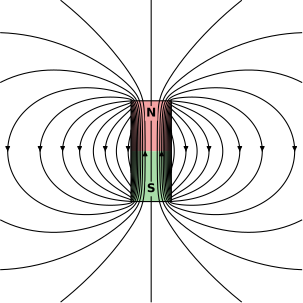

Source code (Python):
# -*- coding: utf-8 -*-
"""
Lignes de champ magnétique d'un aimant droit cylindrique, d'aimantation uniforme
dirigée vers le haut, dans un plan contenant son axe (Oy) : l'aimant y apparaît
comme un rectangle, pôle nord en haut. Expression analytique, voir lib.py.
Produit aimant.svg.
"""

import matplotlib.pyplot as plt
import numpy as np

import lib

R = 0.4# rayon de l'aimant
L = 2.0# hauteur de l'aimant
M = 1/(np.pi*R**2*L)# aimantation donnant un moment M pi R² L = 1, comme dans spire.py et dipole.py

lib.figure_revolution(lambda X, Y: lib.flux_aimant(X, Y, R, L, M), lambda ax: lib.dessine_aimant(ax, R, L),
                      __file__)

plt.show()
